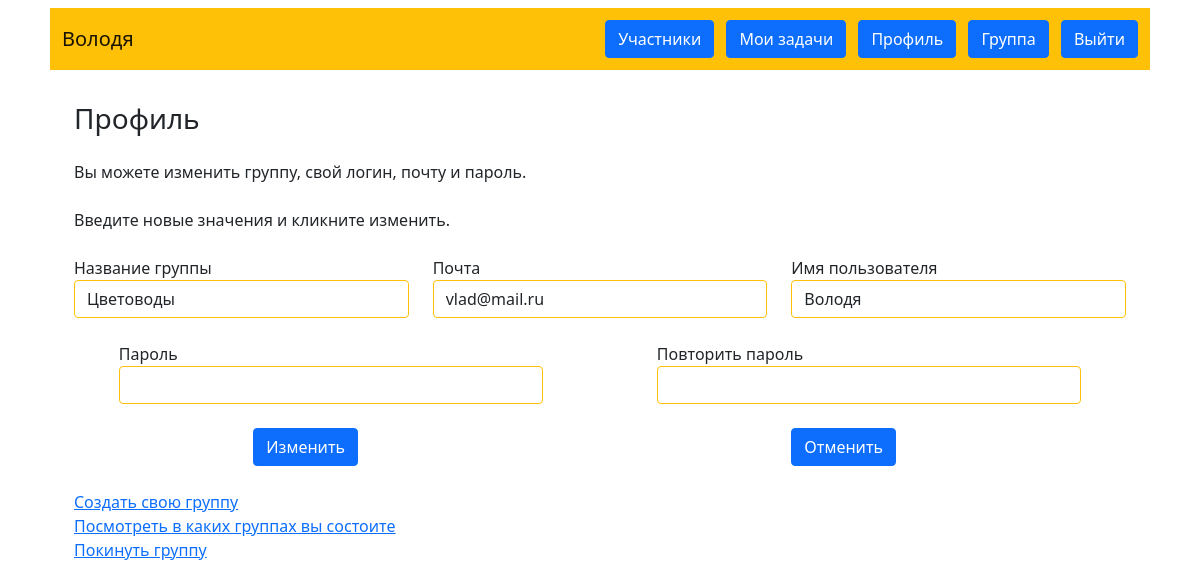
Screenshot of /profile (signed in) with the database file from the repository.
### data/users.py (models this page shows, shortened)
class User(SqlAlchemyBase, UserMixin, SerializerMixin):
    __tablename__ = 'Users'
    id = sqlalchemy.Column(sqlalchemy.Integer,
                           primary_key=True, autoincrement=True)
    login = sqlalchemy.Column(sqlalchemy.String, unique=True, nullable=False)
    group = sqlalchemy.Column(sqlalchemy.Integer,
                              sqlalchemy.ForeignKey("Groups.id"))
    email = sqlalchemy.Column(sqlalchemy.String,
                              index=True, unique=True, nullable=False)
    password = sqlalchemy.Column(sqlalchemy.String, nullable=True)

### main.py (the view)
@app.route("/profile", methods=['GET', 'POST'])
@login_required
def profile():
    form = ProfileForm()
    db_sess = db_session.create_session()
    user_profile = db_sess.query(User).get(current_user.id)
    user_group = db_sess.query(Group).get(current_user.group)
    member_groups = db_sess.query(GroupMember).filter(GroupMember.member == current_user.id).all()
    groups = []
    for i in member_groups:
        group_name = db_sess.query(Group).get(i.members_group).group_name
        groups.append((i.members_group, group_name))
    if form.validate_on_submit():
        if form.cancel.data:
            return redirect('/')
        if form.password.data != form.password_again.data:
            return render_template('profile.html', title='Изменение данных',
                                   form=form,
                                   message="Пароли не совпадают")
        user_profile.login = form.login.data
        user_profile.email = form.email.data
        user_profile.group = form.group.data
        if form.password.data:
            user_profile.set_password(form.password.data)
        db_sess.commit()
        return redirect('/profile')
    else:
        form.login.data = user_profile.login
        form.email.data = user_profile.email
        form.group.choices = groups
        form.group.data = user_group.id
    return render_template('profile.html', title='Изменение данных',
                           form=form)

### form/user.py
class ProfileForm(FlaskForm):
    group = SelectField('Название группы', choices=[], coerce=int, validate_choice=False)
    login = StringField('Имя пользователя', validators=[DataRequired()])
    email = EmailField('Почта', validators=[DataRequired()])
    password = PasswordField('Пароль')
    password_again = PasswordField('Повторить пароль')
    submit = SubmitField('Изменить')
    cancel = SubmitField('Отменить')

### data/db_session.py (called while the page is built)
def create_session() -> Session:
    global __factory
    return __factory()

### main.py (called while the page is built)
@login_manager.user_loader
def load_user(user_id):
    db_sess = db_session.create_session()
    return db_sess.query(User).get(user_id)

### templates/profile.html (shortened to what this page needs)
{% extends "base.html" %}
{% block content %}
<h3>Профиль</h3>
<p class="my-3 my-md-4">Вы можете изменить группу, свой логин, почту и пароль.</p>
<p class="my-3 my-md-4">Введите новые значения и кликните изменить.</p>
<form action="" method="post">
    <div class="m4 row justify-content-around">
        <div class="col-12 col-md-4">
            {{ form.group.label }}<br>
            {{ form.group(class="form-control border border-warning") }}<br>
        </div>
        <div class="col-12 col-md-4">
            {{ form.email.label }}<br>
            {{ form.email(class="form-control border border-warning", type="email") }}<br>
        </div>
        <div class="col-12 col-md-4">
            {{ form.login.label }}<br>
            {{ form.login(class="form-control border border-warning") }}<br>
        </div>
    </div>
    <div class="m4 row justify-content-around">
        <div class="col-12 col-md-5">
            {{ form.password.label }}<br>
            {{ form.password(class="form-control border border-warning", type="password") }}<br>
        </div>
        <div class="col-12 col-md-5">
            {{ form.password_again.label }}<br>
            {{ form.password_again(class="form-control border border-warning", type="password") }}<br>
    </div>
    </div>
    <div class="m4 row justify-content-around">
        <div class="col-2">{{ form.submit(type="submit", class="btn btn-primary") }}</div>
        <div class="col-2">{{ form.cancel(type="submit", class="btn btn-primary") }}</div>
    </div>
</form>
<div><a href="create_group">Создать свою группу</a></div>
<div><a href="my_groups">Посмотреть в каких группах вы состоите</a></div>
<div><a href="leave_group">Покинуть группу</a></div>
{% endblock %}

### templates/base.html (shortened to what this page needs)
<!doctype html>
<html lang="ru" xmlns="http://www.w3.org/1999/html">
<head>
    <link href="https://cdn.jsdelivr.net/npm/bootstrap@5.1.3/dist/css/bootstrap.min.css" rel="stylesheet"
>
</head>
<body>
<header class="container">
    <nav class="m-2 p-2 navbar navbar-light bg-warning">
        <div><a class="m-1 navbar-brand" href="/index">{{ current_user.login }}</a></div>
        {% if current_user.is_authenticated %}
        <div>
            <a class="m-1 btn btn-primary " href="/members/{{ current_user.group }}">Участники</a>
            <a class="m-1 btn btn-primary " href="/my_tasks">Мои задачи</a>
            <a class="m-1 btn btn-primary " href="/profile">Профиль</a>
            <a class="m-1 btn btn-primary" href="/my_groups">Группа</a>
            <a class="m-1 btn btn-primary" href="/logout">Выйти</a></div>
        {% else %}
        <div>
            <a class="m-1 btn btn-primary " href="/register">Зарегистрироваться</a>
            <a class="m-1 btn btn-success" href="/login">Войти</a>
        </div>
        {% endif %}
    </nav>
</header>
<main role="main" class="container">
    <div class="p-3 m-3">
        {% block content %}{% endblock %}
    </div>
</main>
</body>
</html>

### rows the page displays
User: login "Володя", group "Цветоводы", email "vlad@mail.ru"
